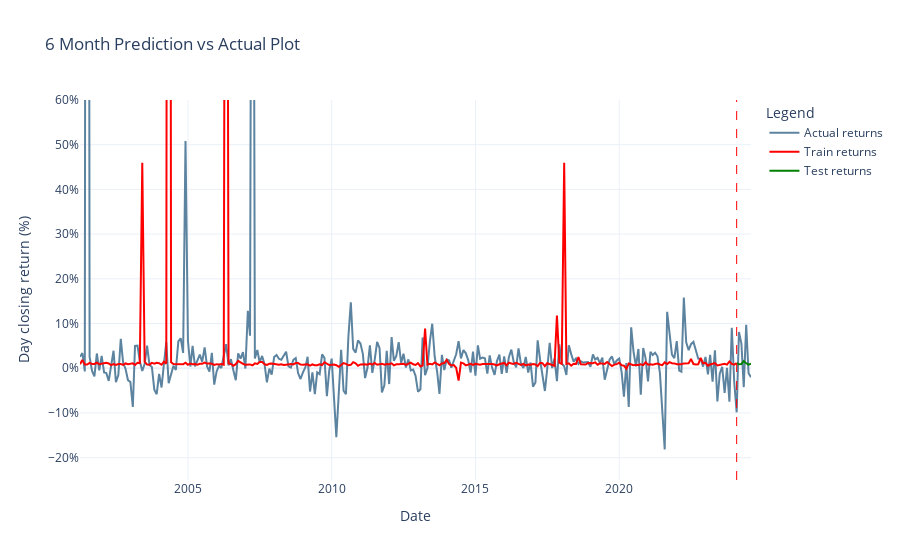

Source (notebook cell):
### Markdown cell above
### 6 Months Actual vs Prediction

### Code cell
importlib.reload(mpt_utils)
#
y_train_mean_pred_6m, y_test_mean_pred_6m = mpt_utils.get_train_test_mean_pred(y_train_pred_6m, y_test_pred_6m, len(df_pct.columns))
#
plots.generate_timeseries_plot(df_pct, df_tabular, y_train_mean_pred_6m, y_test_mean_pred_6m)

### Figure 1 — Plotly figure (JSON) as saved in the notebook; plotly's stock layout.template omitted (floating-point values rounded to 4 significant figures; data arrays with more than 128 entries replaced by an {"elided": "..."} marker saying what was removed)
{"data": [{"line": {"color": "#5c839f", "width": 2}, "mode": "lines", "name": "Actual returns", "x": {"elided": "281 str values"}, "y": {"elided": "299 float values"}, "type": "scatter"}, {"line": {"color": "red", "width": 2}, "mode": "lines", "name": "Train returns", "x": {"elided": "275 str values"}, "y": {"elided": "275 float values"}, "type": "scatter"}, {"line": {"color": "green", "width": 2}, "mode": "lines", "name": "Test returns", "x": ["2024-02-01", "2024-03-01", "2024-04-01", "2024-05-01", "2024-06-01", "2024-07-01", "2024-08-01"], "y": [0.01125, 0.008808, 0.009498, 0.01576, 0.01113, 0.008016, 0.01016], "type": "scatter"}], "layout": {"shapes": [{"line": {"color": "red", "dash": "dash", "width": 1}, "type": "line", "x0": "2024-02-01", "x1": "2024-02-01", "xref": "x", "y0": 0, "y1": 1, "yref": "y domain"}], "yaxis": {"title": {"text": "Day closing return (%)"}, "tickformat": ".0%", "range": [-0.25, 0.6]}, "title": {"text": "6 Month Prediction vs Actual Plot"}, "xaxis": {"title": {"text": "Date"}}, "legend": {"title": {"text": "Legend"}}}}
